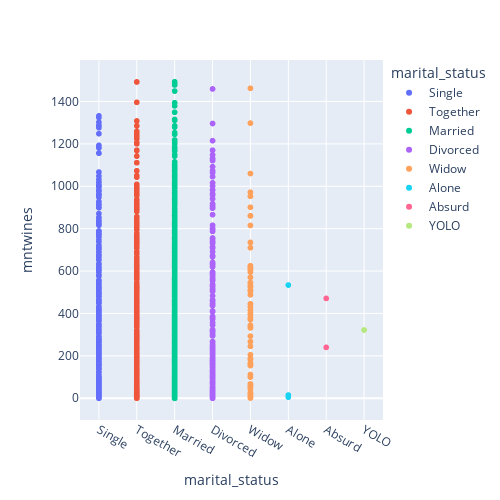

The notebook cell saved with this chart:
### Code cell
fig = px.scatter(df,
                 x = "marital_status",
                 y = "mntwines",
                 color="marital_status")


fig.update_layout(
    autosize=False,
    width=500,
    height=500
)

fig.show()

### Figure 1 — Plotly figure (JSON) as saved in the notebook; plotly's stock layout.template omitted (floating-point values rounded to 4 significant figures; data arrays with more than 128 entries replaced by an {"elided": "..."} marker saying what was removed)
{"data": [{"hovertemplate": "marital_status=%{x}<br>mntwines=%{y}<extra></extra>", "legendgroup": "Single", "marker": {"color": "#636efa", "symbol": "circle"}, "mode": "markers", "name": "Single", "showlegend": true, "type": "scattergl", "x": {"elided": "480 str values"}, "xaxis": "x", "y": {"elided": "480 int values"}, "yaxis": "y"}, {"hovertemplate": "marital_status=%{x}<br>mntwines=%{y}<extra></extra>", "legendgroup": "Together", "marker": {"color": "#EF553B", "symbol": "circle"}, "mode": "markers", "name": "Together", "showlegend": true, "type": "scattergl", "x": {"elided": "580 str values"}, "xaxis": "x", "y": {"elided": "580 int values"}, "yaxis": "y"}, {"hovertemplate": "marital_status=%{x}<br>mntwines=%{y}<extra></extra>", "legendgroup": "Married", "marker": {"color": "#00cc96", "symbol": "circle"}, "mode": "markers", "name": "Married", "showlegend": true, "type": "scattergl", "x": {"elided": "864 str values"}, "xaxis": "x", "y": {"elided": "864 int values"}, "yaxis": "y"}, {"hovertemplate": "marital_status=%{x}<br>mntwines=%{y}<extra></extra>", "legendgroup": "Divorced", "marker": {"color": "#ab63fa", "symbol": "circle"}, "mode": "markers", "name": "Divorced", "showlegend": true, "type": "scattergl", "x": {"elided": "232 str values"}, "xaxis": "x", "y": {"elided": "232 int values"}, "yaxis": "y"}, {"hovertemplate": "marital_status=%{x}<br>mntwines=%{y}<extra></extra>", "legendgroup": "Widow", "marker": {"color": "#FFA15A", "symbol": "circle"}, "mode": "markers", "name": "Widow", "showlegend": true, "type": "scattergl", "x": ["Widow", "Widow", "Widow", "Widow", "Widow", "Widow", "Widow", "Widow", "Widow", "Widow", "Widow", "Widow", "Widow", "Widow", "Widow", "Widow", "Widow", "Widow", "Widow", "Widow", "Widow", "Widow", "Widow", "Widow", "Widow", "Widow", "Widow", "Widow", "Widow", "Widow", "Widow", "Widow", "Widow", "Widow", "Widow", "Widow", "Widow", "Widow", "Widow", "Widow", "Widow", "Widow", "Widow", "Widow", "Widow", "Widow", "Widow", "Widow", "Widow", "Widow", "Widow", "Widow", "Widow", "Widow", "Widow", "Widow", "Widow", "Widow", "Widow", "Widow", "Widow", "Widow", "Widow", "Widow", "Widow", "Widow", "Widow", "Widow", "Widow", "Widow", "Widow", "Widow", "Widow", "Widow", "Widow", "Widow", "Widow"], "xaxis": "x", "y": [55, 245, 546, 505, 182, 901, 395, 1, 15, 512, 43, 400, 161, 112, 4, 24, 815, 162, 63, 416, 1060, 55, 162, 5, 625, 445, 371, 67, 445, 19, 860, 205, 5, 953, 12, 27, 158, 508, 735, 1298, 341, 62, 13, 972, 508, 332, 431, 293, 595, 67, 50, 19, 612, 861, 380, 15, 267, 167, 488, 100, 953, 710, 344, 605, 67, 1462, 526, 618, 526, 544, 3, 532, 189, 154, 154, 570, 332], "yaxis": "y"}, {"hovertemplate": "marital_status=%{x}<br>mntwines=%{y}<extra></extra>", "legendgroup": "Alone", "marker": {"color": "#19d3f3", "symbol": "circle"}, "mode": "markers", "name": "Alone", "showlegend": true, "type": "scattergl", "x": ["Alone", "Alone", "Alone"], "xaxis": "x", "y": [534, 15, 5], "yaxis": "y"}, {"hovertemplate": "marital_status=%{x}<br>mntwines=%{y}<extra></extra>", "legendgroup": "Absurd", "marker": {"color": "#FF6692", "symbol": "circle"}, "mode": "markers", "name": "Absurd", "showlegend": true, "type": "scattergl", "x": ["Absurd", "Absurd"], "xaxis": "x", "y": [471, 240], "yaxis": "y"}, {"hovertemplate": "marital_status=%{x}<br>mntwines=%{y}<extra></extra>", "legendgroup": "YOLO", "marker": {"color": "#B6E880", "symbol": "circle"}, "mode": "markers", "name": "YOLO", "showlegend": true, "type": "scattergl", "x": ["YOLO", "YOLO"], "xaxis": "x", "y": [322, 322], "yaxis": "y"}], "layout": {"autosize": false, "height": 500, "legend": {"title": {"text": "marital_status"}, "tracegroupgap": 0}, "margin": {"t": 60}, "width": 500, "xaxis": {"anchor": "y", "autorange": true, "categoryarray": ["Single", "Together", "Married", "Divorced", "Widow", "Alone", "Absurd", "YOLO"], "categoryorder": "array", "domain": [0, 1], "range": [-0.497, 7.497], "title": {"text": "marital_status"}, "type": "category"}, "yaxis": {"anchor": "x", "autorange": true, "domain": [0, 1], "range": [-102.6, 1596.0], "title": {"text": "mntwines"}, "type": "linear"}}}
